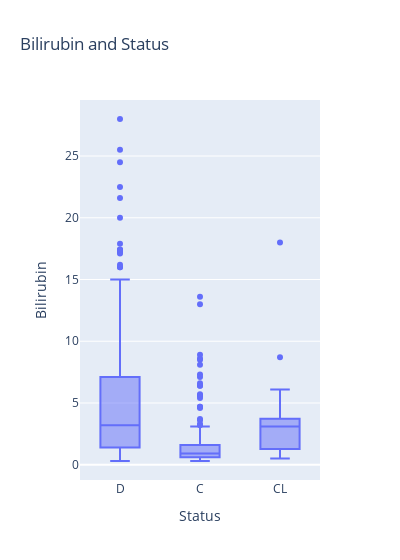

Notebook code for this chart:
### Markdown cell above
### Bilirubin and Status

### Code cell
pe.box(df, x = "Status", y = "Bilirubin", title = "Bilirubin and Status", width = 400)

### Figure 1 — Plotly figure (JSON) as saved in the notebook; plotly's stock layout.template omitted (floating-point values rounded to 4 significant figures; data arrays with more than 128 entries replaced by an {"elided": "..."} marker saying what was removed)
{"data": [{"alignmentgroup": "True", "hovertemplate": "Status=%{x}<br>Bilirubin=%{y}<extra></extra>", "legendgroup": "", "marker": {"color": "#636efa"}, "name": "", "notched": false, "offsetgroup": "", "orientation": "v", "showlegend": false, "type": "box", "x": {"elided": "418 str values"}, "x0": " ", "xaxis": "x", "y": {"elided": "418 float values"}, "y0": " ", "yaxis": "y"}], "layout": {"boxmode": "group", "legend": {"tracegroupgap": 0}, "title": {"text": "Bilirubin and Status"}, "width": 400, "xaxis": {"anchor": "y", "domain": [0, 1], "title": {"text": "Status"}}, "yaxis": {"anchor": "x", "domain": [0, 1], "title": {"text": "Bilirubin"}}}}
